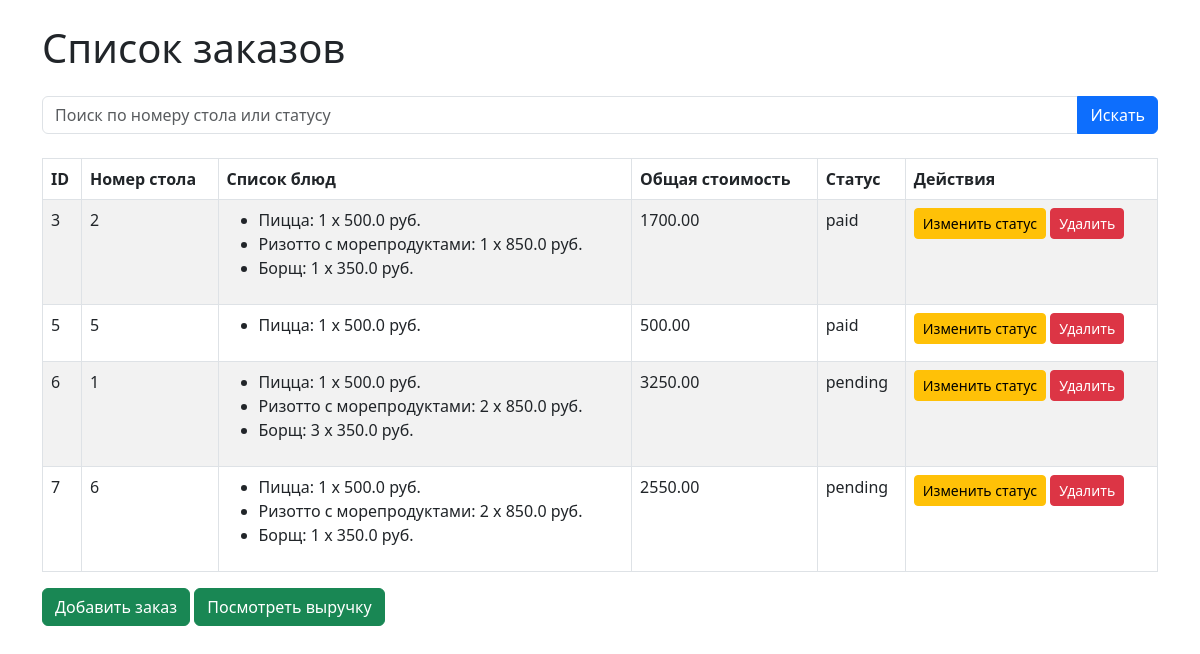
/orders/, run on an earlier commit of the app's database.
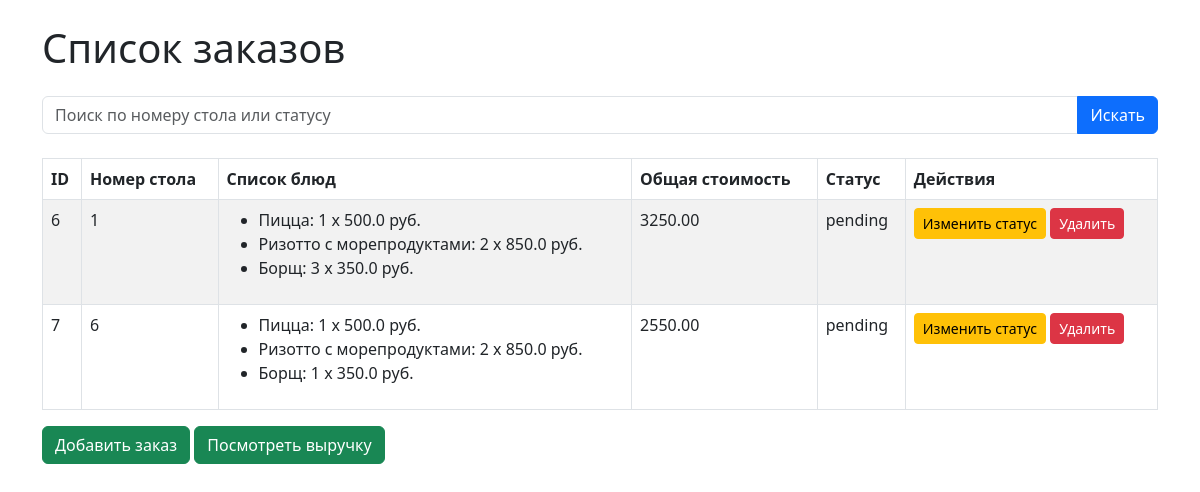
And on a later commit of the database.
### orders/models.py (models this page shows, shortened)
class Order(models.Model):
    STATUS_CHOICE: List[tuple] = [
        ('pending', 'В ожидание'),
        ('ready', 'Готово'),
        ('paid', 'Оплачено')
    ]
    table_number: int = models.IntegerField(verbose_name='Номер стола')
    items: str = models.TextField(verbose_name='Список блюд с ценами')
    total_price: float = models.DecimalField(max_digits=10, decimal_places=2, verbose_name='Общая стоимость')
    status: str = models.CharField(max_length=10, choices=STATUS_CHOICE, default='pending', verbose_name='Статус')
    created_at: str = models.DateTimeField(auto_now_add=True, verbose_name='Время создания заказа')
    updated_at: str = models.DateTimeField(auto_now=True, verbose_name='Время обновление заказа')
    def get_items(self) -> List[dict]:
        try:
            return json.loads(self.items)  # Преобразование JSON-строки в Python-объект
        except json.JSONDecodeError:
            return []  # Если данные некорректны, вернуть пустой список

### orders/views.py (the view)
# urls.py: path('', views.order_list, name='order_list'), # Общий список заказа
def order_list(request: HttpRequest) -> HttpResponse:
    query: str = request.GET.get('search', '').strip()
    orders: QuerySet[Order] = Order.objects.all()
    if query:
        if query.isdigit():
            orders = orders.filter(table_number=int(query))  # Поиск по номеру стола
        else:
            orders = orders.filter(status__icontains=query)  # Поиск по статусу
    return render(request, 'orders/order_list.html', {'orders': orders})

### orders/templates/orders/order_list.html (shortened to what this page needs)
{% extends 'base.html' %}
{% block content %}
<h1 class="mb-4">Список заказов</h1>
<form method="get" class="mb-4">
    <div class="input-group">
        <input type="text" name="search" class="form-control" placeholder="Поиск по номеру стола или статусу" value="{{ request.GET.search }}">
        <button class="btn btn-primary" type="submit">Искать</button>
    </div>
</form>
<table class="table table-bordered table-striped">
    <thead>
        <tr>
            <th>ID</th>
            <th>Номер стола</th>
            <th>Список блюд</th>
            <th>Общая стоимость</th>
            <th>Статус</th>
            <th>Действия</th>
        </tr>
    </thead>
    <tbody>
        {% for order in orders %}
        <tr>
            <td>{{ order.id }}</td>
            <td>{{ order.table_number }}</td>
            <td>
                <ul>
                    {% for item in order.get_items %}
                    <li>{{ item.name }}: {{ item.quantity }} x {{ item.price }} руб.</li>
                    {% endfor %}
                </ul>
            </td>
            <td>{{ order.total_price }}</td>
            <td>{{ order.status }}</td>
            <td>
                <a href="{% url 'update_order_status' order.id %}" class="btn btn-sm btn-warning">Изменить статус</a>
                <a href="{% url 'order_delete' order.id %}" class="btn btn-sm btn-danger">Удалить</a>
            </td>
        </tr>
        {% empty %}
        <tr>
            <td colspan="6" class="text-center">Заказы не найдены</td>
        </tr>
        {% endfor %}
    </tbody>
</table>
<a href="{% url 'order_create' %}" class="btn btn-success">Добавить заказ</a>
<a href="{% url 'revenue_summary' %}" class="btn btn-success">Посмотреть выручку</a>
{% endblock %}

### orders/templates/base.html (shortened to what this page needs)
<!DOCTYPE html>
<html lang="en">
<head>
    <link href="https://cdn.jsdelivr.net/npm/bootstrap@5.3.0-alpha3/dist/css/bootstrap.min.css" rel="stylesheet">
</head>
<body>
    <div class="container mt-4">
        {% block content %}
        {% endblock %}
    </div>
</body>
</html>

What changed in the data, as far as the page shows it:
removed Order: id "3", table_number "2", name "Пицца" "Ризотто с морепродуктами" "Борщ", quantity "1" "1" "1", price "500.0" "850.0" "350.0", total_price "1700.00", status "paid"
removed Order: id "5", table_number "5", name "Пицца", quantity "1", price "500.0", total_price "500.00", status "paid"
